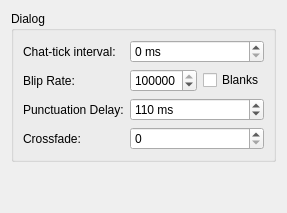
       <widget class="QWidget" name="tab_5">
        <attribute name="title">
         <string>Timing</string>
        </attribute>
        <layout class="QVBoxLayout" name="verticalLayout_6">
         <item>
          <widget class="QGroupBox" name="groupBox_6">
           <property name="minimumSize">
            <size>
             <width>0</width>
             <height>101</height>
            </size>
           </property>
           <property name="title">
            <string>Dialog</string>
           </property>
           <layout class="QFormLayout" name="formLayout_7">
            <item row="0" column="0">
             <widget class="QLabel" name="chat_tick_interval_label">
              <property name="text">
               <string>Chat-tick interval:</string>
              </property>
             </widget>
            </item>
            <item row="0" column="1">
             <widget class="QSpinBox" name="chat_tick_interval">
              <property name="suffix">
               <string> ms</string>
              </property>
              <property name="minimum">
               <number>0</number>
              </property>
              <property name="maximum">
               <number>999</number>
              </property>
             </widget>
            </item>
            <item row="1" column="0">
             <widget class="QLabel" name="blip_rate_label">
              <property name="text">
               <string>Blip Rate:</string>
              </property>
             </widget>
            </item>
            <item row="1" column="1">
             <layout class="QHBoxLayout" name="horizontalLayout_16">
              <item>
               <widget class="QSpinBox" name="blip_rate">
                <property name="minimum">
                 <number>1</number>
                </property>
                <property name="maximum">
                 <number>1000000000</number>
                </property>
                <property name="value">
                 <number>1000000000</number>
                </property>
               </widget>
              </item>
              <item>
               <widget class="QCheckBox" name="blank_blips">
                <property name="sizePolicy">
                 <sizepolicy hsizetype="Maximum" vsizetype="Fixed">
                  <horstretch>0</horstretch>
                  <verstretch>0</verstretch>
                 </sizepolicy>
                </property>
                <property name="text">
                 <string>Blanks</string>
                </property>
               </widget>
              </item>
             </layout>
            </item>
            <item row="2" column="0">
             <widget class="QLabel" name="punctuation_delay_label">
              <property name="text">
               <string>Punctuation Delay:</string>
              </property>
             </widget>
            </item>
            <item row="2" column="1">
             <widget class="QSpinBox" name="punctuation_delay">
              <property name="suffix">
               <string> ms</string>
              </property>
              <property name="maximum">
               <number>1000</number>
              </property>
              <property name="value">
               <number>110</number>
              </property>
             </widget>
            </item>
            <item row="3" column="1">
             <widget class="QSpinBox" name="FadeDurationBox">
              <property name="maximum">
               <number>600</number>
              </property>
             </widget>
            </item>
            <item row="3" column="0">
             <widget class="QLabel" name="CrossfadeLabel">
              <property name="text">
               <string>Crossfade:</string>
              </property>
             </widget>
            </item>
           </layout>
          </widget>
         </item>
         <item>
          <spacer name="verticalSpacer">
           <property name="orientation">
            <enum>Qt::Vertical</enum>
           </property>
           <property name="sizeHint" stdset="0">
            <size>
             <width>20</width>
             <height>40</height>
            </size>
           </property>
          </spacer>
         </item>
        </layout>
       </widget>
